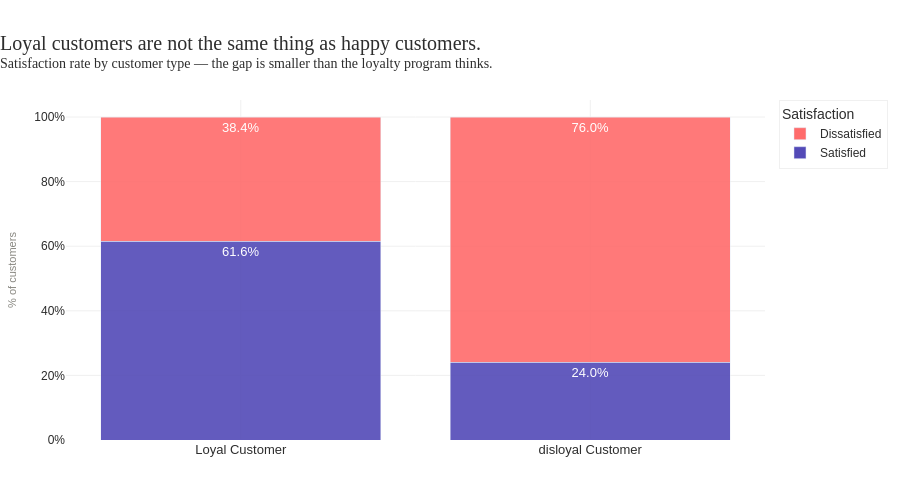

The code cell stored with this chart in its notebook:
### Markdown cell above
## The Loyalty Illusion - Are Frequent Flyers Actually Happy?

Here is the thing about loyalty programs that nobody in a boardroom 
wants to say out loud: loyal customers are not the same thing as 
happy customers. They are customers who keep coming back. Sometimes 
because they love you. Sometimes because switching is inconvenient 
and their miles are trapped and the next airline is somehow worse. 
Loyalty and satisfaction are not synonyms. The data is about to 
make that very clear.

This dataset has 106,100 loyal customers and 23,780 disloyal ones. 
At first glance that looks like a success story. Look closer and 
the question changes not "how many loyal customers do we have" 
but "how many of them are actually happy to be here." Because an 
unhappy loyal customer is not a retained customer. They are a 
delayed departure. They are one bad experience away from a 
competitor's welcome email.

The chart below splits satisfaction by customer type, class and 
travel purpose. It is the before picture. Everything that follows 
is the explanation.

### Code cell
# === CHART 1: THE LOYALTY ILLUSION ===

loyalty_sat = df.groupby(['Customer Type', 'satisfaction']).size().reset_index(name='count')
loyalty_sat['total'] = loyalty_sat.groupby('Customer Type')['count'].transform('sum')
loyalty_sat['pct'] = (loyalty_sat['count'] / loyalty_sat['total'] * 100).round(1)

colors = {
    'satisfied'   : '#534AB7',
    'dissatisfied': '#FF6B6B'
}

fig = go.Figure()

for sat in ['satisfied', 'dissatisfied']:
    data = loyalty_sat[loyalty_sat['satisfaction'] == sat]
    fig.add_trace(go.Bar(
        x=data['Customer Type'],
        y=data['pct'],
        name=sat.capitalize(),
        marker=dict(color=colors[sat], opacity=0.9),
        text=[f"{v:.1f}%" for v in data['pct']],
        textposition='inside',
        textfont=dict(color='white', size=13),
        hovertemplate=(
            f"<b>{sat.capitalize()}</b><br>"
            "Customer Type: %{x}<br>"
            "Percentage: %{y:.1f}%<extra></extra>"
        )
    ))

fig.update_layout(
    title=dict(
        text='Loyal customers are not the same thing as happy customers.<br>'
             '<sup>Satisfaction rate by customer type — the gap is smaller than the loyalty program thinks.</sup>',
        font=dict(size=20, color='#2d2d2d', family='Arial Black'),
        x=0, pad=dict(b=20)
    ),
    barmode='stack',
    xaxis=dict(
        gridcolor='#f0f0f0',
        tickfont=dict(size=13, family='Arial')
    ),
    yaxis=dict(
        title=dict(
            text='% of customers',
            font=dict(size=11, color='#888780')
        ),
        gridcolor='#f0f0f0',
        ticksuffix='%'
    ),
    plot_bgcolor='white',
    paper_bgcolor='white',
    height=500,
    margin=dict(l=60, r=40, t=100, b=60),
    font=dict(family='Arial', color='#2d2d2d'),
    legend=dict(
        title='Satisfaction',
        bordercolor='#f0f0f0',
        borderwidth=1
    ),
    hoverlabel=dict(
    bgcolor='black',
    bordercolor='#f0f0f0',
    font=dict(size=12, family='Arial'),
    namelength=-1),
)

fig.write_html('charts/chart1_loyalty_illusion.html')
fig.write_image('charts/chart1_loyalty_illusion.png',
                width=1200, height=500, scale=2)
fig.show()
print("Chart 1 saved.")

### Figure 1 — Plotly figure (JSON) as saved in the notebook; plotly's stock layout.template omitted (floating-point values rounded to 4 significant figures)
{"data": [{"hovertemplate": "<b>Satisfied</b><br>Customer Type: %{x}<br>Percentage: %{y:.1f}%<extra></extra>", "marker": {"color": "#534AB7", "opacity": 0.9}, "name": "Satisfied", "text": ["61.6%", "24.0%"], "textfont": {"color": "white", "size": 13}, "textposition": "inside", "type": "bar", "x": ["Loyal Customer", "disloyal Customer"], "y": [61.6, 24.0]}, {"hovertemplate": "<b>Dissatisfied</b><br>Customer Type: %{x}<br>Percentage: %{y:.1f}%<extra></extra>", "marker": {"color": "#FF6B6B", "opacity": 0.9}, "name": "Dissatisfied", "text": ["38.4%", "76.0%"], "textfont": {"color": "white", "size": 13}, "textposition": "inside", "type": "bar", "x": ["Loyal Customer", "disloyal Customer"], "y": [38.4, 76.0]}], "layout": {"barmode": "stack", "font": {"color": "#2d2d2d", "family": "Arial"}, "height": 500, "hoverlabel": {"bgcolor": "black", "bordercolor": "#f0f0f0", "font": {"family": "Arial", "size": 12}, "namelength": -1}, "legend": {"bordercolor": "#f0f0f0", "borderwidth": 1, "title": {"text": "Satisfaction"}}, "margin": {"b": 60, "l": 60, "r": 40, "t": 100}, "paper_bgcolor": "white", "plot_bgcolor": "white", "title": {"font": {"color": "#2d2d2d", "family": "Arial Black", "size": 20}, "pad": {"b": 20}, "text": "Loyal customers are not the same thing as happy customers.<br><sup>Satisfaction rate by customer type — the gap is smaller than the loyalty program thinks.</sup>", "x": 0}, "xaxis": {"gridcolor": "#f0f0f0", "tickfont": {"family": "Arial", "size": 13}}, "yaxis": {"gridcolor": "#f0f0f0", "ticksuffix": "%", "title": {"font": {"color": "#888780", "size": 11}, "text": "% of customers"}}}}
